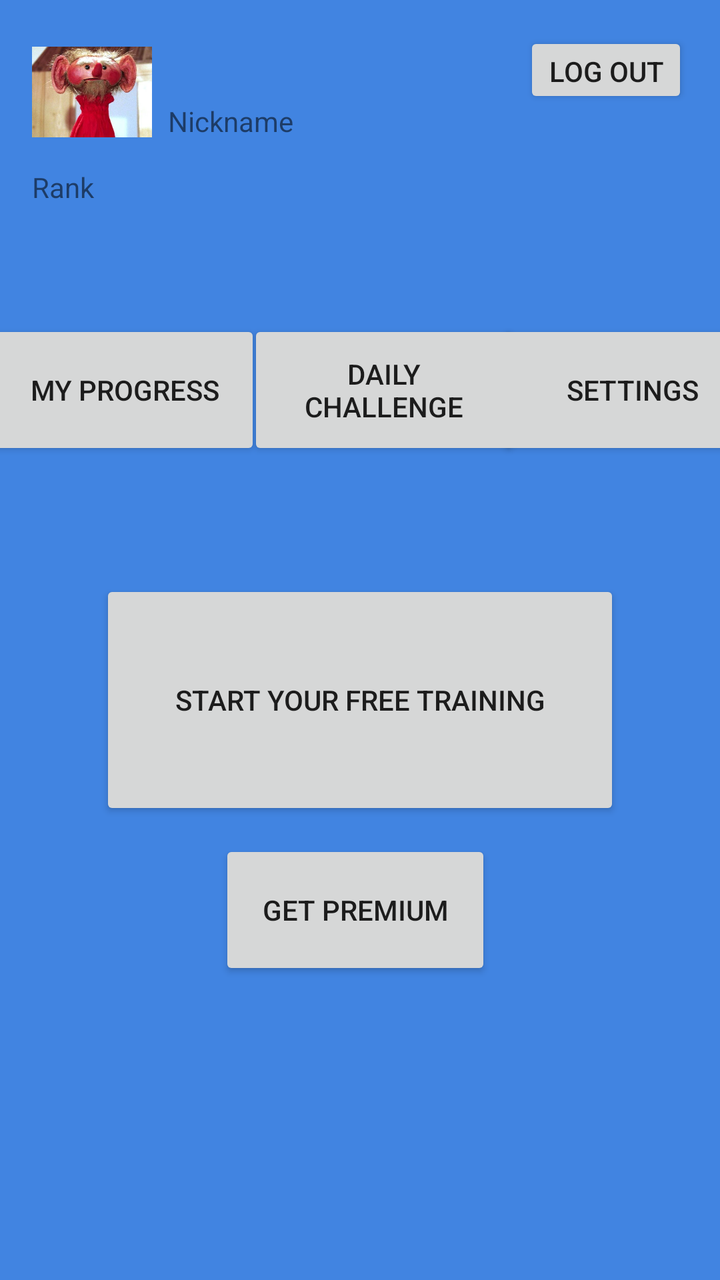
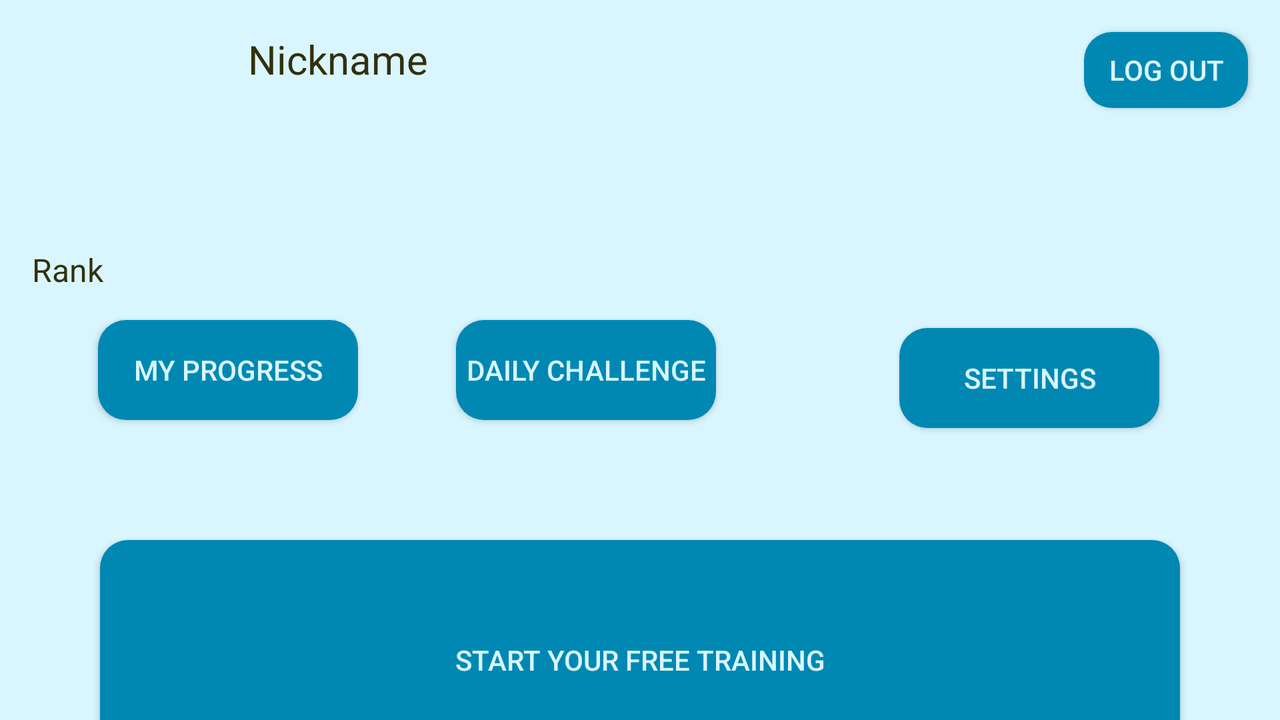

The same Android screen from two of the app's own layout files: first res/layout/ as a phone draws it, then the repository's variant for another configuration, drawn on a device whose configuration selects that folder. Both files follow.
<!-- AndroidManifest.xml: application theme AppTheme -->
<!-- res/layout/activity_user_panel.xml -->
<?xml version="1.0" encoding="utf-8"?>
<androidx.constraintlayout.widget.ConstraintLayout xmlns:android="http://schemas.android.com/apk/res/android"
    xmlns:app="http://schemas.android.com/apk/res-auto"
    xmlns:tools="http://schemas.android.com/tools"
    android:background="@color/lightblue"
    android:layout_width="match_parent"
    android:layout_height="match_parent"
    tools:context="com.pracainzynierska.inzynierka.UserPanelActivity">


    <ImageView
        android:id="@+id/avatar"
        android:layout_width="60dp"
        android:layout_height="60dp"
        android:layout_marginStart="16dp"
        android:layout_marginLeft="16dp"
        android:layout_marginTop="16dp"
        android:contentDescription="@string/avatar_description"
        app:layout_constraintStart_toStartOf="parent"
        app:layout_constraintTop_toTopOf="parent"
        app:srcCompat="@drawable/kulfon"
        tools:srcCompat="@drawable/kulfon" />

    <TextView
        android:id="@+id/nickname"
        android:layout_width="120dp"
        android:layout_height="25dp"
        android:layout_marginStart="8dp"
        android:layout_marginLeft="8dp"
        android:text="@string/nickname"
        app:layout_constraintBottom_toBottomOf="@+id/avatar"
        app:layout_constraintStart_toEndOf="@+id/avatar" />

    <TextView
        android:id="@+id/rank"
        android:layout_width="80dp"
        android:layout_height="25dp"
        android:layout_marginStart="16dp"
        android:layout_marginLeft="16dp"
        android:layout_marginTop="8dp"
        android:text="@string/rank"
        app:layout_constraintStart_toStartOf="parent"
        app:layout_constraintTop_toBottomOf="@+id/avatar" />

    <Button
        android:id="@+id/progress_button"
        android:layout_width="136dp"
        android:layout_height="70dp"
        android:layout_marginTop="160dp"
        android:text="@string/progress"
        app:layout_constraintEnd_toStartOf="@+id/challenge_button"
        app:layout_constraintStart_toStartOf="parent"
        app:layout_constraintTop_toTopOf="parent" />

    <Button
        android:id="@+id/challenge_button"
        android:layout_width="136dp"
        android:layout_height="70dp"
        android:layout_marginStart="136dp"
        android:layout_marginLeft="136dp"
        android:layout_marginTop="160dp"
        android:text="@string/challenge"
        app:layout_constraintEnd_toStartOf="@+id/settings_user_panel_button"
        app:layout_constraintStart_toStartOf="parent"
        app:layout_constraintTop_toTopOf="parent" />

    <Button
        android:id="@+id/settings_user_panel_button"
        android:layout_width="136dp"
        android:layout_height="70dp"
        android:layout_marginStart="272dp"
        android:layout_marginLeft="272dp"
        android:layout_marginTop="160dp"
        android:text="@string/settings_user_panel"
        app:layout_constraintEnd_toEndOf="parent"
        app:layout_constraintStart_toStartOf="parent"
        app:layout_constraintTop_toTopOf="parent" />

    <Button
        android:id="@+id/premium_button"
        android:layout_width="136dp"
        android:layout_height="70dp"
        android:layout_marginTop="10dp"
        android:text="@string/premium"
        app:layout_constraintEnd_toEndOf="parent"
        app:layout_constraintHorizontal_bias="0.49"
        app:layout_constraintStart_toStartOf="parent"
        app:layout_constraintTop_toBottomOf="@+id/start_freetraining_button" />

    <Button
        android:id="@+id/start_freetraining_button"
        android:layout_width="0dp"
        android:layout_height="120dp"
        android:layout_marginStart="50dp"
        android:layout_marginLeft="50dp"
        android:layout_marginTop="60dp"
        android:layout_marginEnd="50dp"
        android:layout_marginRight="50dp"
        android:text="@string/freetraining_button"
        app:layout_constraintEnd_toEndOf="parent"
        app:layout_constraintStart_toStartOf="parent"
        app:layout_constraintTop_toBottomOf="@+id/challenge_button" />

    <Button
        android:id="@+id/logout_button"
        android:layout_width="82dp"
        android:layout_height="38dp"
        android:layout_marginTop="16dp"
        android:layout_marginEnd="16dp"
        android:layout_marginRight="16dp"
        android:text="@string/logout_btn"
        app:layout_constraintEnd_toEndOf="parent"
        app:layout_constraintTop_toTopOf="parent" />

</androidx.constraintlayout.widget.ConstraintLayout>
<!-- resources referenced by this layout -->
<resources>
  <color name="lightblue">#4184e1</color>
  <!-- drawable kulfon: png bitmap (drawable, 28939 bytes) -->
  <string name="avatar_description">Description</string>
  <string name="challenge">Daily Challenge</string>
  <string name="freetraining_button">Start Your Free Training</string>
  <string name="logout_btn">Log Out</string>
  <string name="nickname">Nickname</string>
  <string name="premium">Get Premium</string>
  <string name="progress">My Progress</string>
  <string name="rank">Rank</string>
  <string name="settings_user_panel">Settings</string>
  <style name="AppTheme" parent="Theme.AppCompat.Light.NoActionBar">
          
          <item name="colorPrimary">@color/colorPrimary</item>
          <item name="colorPrimaryDark">@color/black</item>
          <item name="colorAccent">@color/colorAccent</item>
      </style>
  <color name="colorPrimary">#008577</color>
  <color name="black">#000000</color>
  <color name="colorAccent">#D81B60</color>
</resources>
<!-- res/layout-land/activity_user_panel.xml (the repository's variant of the layout above) -->
<!-- drawn on the phone turned sideways -->
<?xml version="1.0" encoding="utf-8"?>
<androidx.constraintlayout.widget.ConstraintLayout xmlns:android="http://schemas.android.com/apk/res/android"
    xmlns:app="http://schemas.android.com/apk/res-auto"
    xmlns:tools="http://schemas.android.com/tools"
    android:layout_width="match_parent"
    android:layout_height="match_parent"
    android:background="#D9F6FF"
    tools:context="com.pracainzynierska.inzynierka.UserPanelActivity">

    <ImageView
        android:id="@+id/avatar"
        android:layout_width="100dp"
        android:layout_height="100dp"
        android:layout_marginStart="16dp"
        android:layout_marginLeft="16dp"
        android:layout_marginTop="16dp"
        android:contentDescription="@string/avatar_description"
        app:layout_constraintStart_toStartOf="parent"
        app:layout_constraintTop_toTopOf="parent" />

    <TextView
        android:id="@+id/nickname"
        android:layout_width="160dp"
        android:layout_height="25dp"
        android:layout_marginStart="8dp"
        android:layout_marginLeft="8dp"
        android:text="@string/nickname"
        android:textColor="#33300D"
        android:textSize="20sp"
        app:layout_constraintBottom_toBottomOf="@+id/avatar"
        app:layout_constraintStart_toEndOf="@+id/avatar"
        app:layout_constraintTop_toTopOf="@+id/avatar"
        app:layout_constraintVertical_bias="0.0" />

    <TextView
        android:id="@+id/rank"
        android:layout_width="140dp"
        android:layout_height="25dp"
        android:layout_marginStart="16dp"
        android:layout_marginLeft="16dp"
        android:layout_marginTop="8dp"
        android:text="Rank"
        android:textColor="#33300D"
        android:textSize="16sp"
        app:layout_constraintStart_toStartOf="parent"
        app:layout_constraintTop_toBottomOf="@+id/avatar" />

    <Button
        android:id="@+id/progress_button"
        android:layout_width="130dp"
        android:layout_height="50dp"
        android:layout_marginTop="160dp"
        android:background="@drawable/button_shape"
        android:text="@string/progress"
        android:textColor="#D9F6FF"
        app:layout_constraintEnd_toStartOf="@+id/challenge_button"
        app:layout_constraintStart_toStartOf="parent"
        app:layout_constraintTop_toTopOf="parent" />

    <Button
        android:id="@+id/challenge_button"
        android:layout_width="130dp"
        android:layout_height="50dp"
        android:layout_marginStart="136dp"
        android:layout_marginLeft="136dp"
        android:layout_marginTop="160dp"
        android:background="@drawable/button_shape"
        android:text="@string/challenge"
        android:textColor="#D9F6FF"
        app:layout_constraintEnd_toStartOf="@+id/settings_user_panel_button"
        app:layout_constraintStart_toStartOf="parent"
        app:layout_constraintTop_toTopOf="parent" />

    <Button
        android:id="@+id/settings_user_panel_button"
        android:layout_width="130dp"
        android:layout_height="50dp"
        android:layout_marginStart="272dp"
        android:layout_marginLeft="272dp"
        android:layout_marginTop="164dp"
        android:background="@drawable/button_shape"
        android:text="@string/settings_user_panel"
        android:textColor="#D9F6FF"
        app:layout_constraintEnd_toEndOf="parent"
        app:layout_constraintHorizontal_bias="0.747"
        app:layout_constraintStart_toStartOf="parent"
        app:layout_constraintTop_toTopOf="parent" />

    <Button
        android:id="@+id/premium_button"
        android:layout_width="136dp"
        android:layout_height="70dp"
        android:layout_marginTop="10dp"
        android:background="@drawable/button_shape"
        android:text="@string/premium"
        android:textColor="#C2F1FF"
        app:layout_constraintEnd_toEndOf="parent"
        app:layout_constraintHorizontal_bias="0.49"
        app:layout_constraintStart_toStartOf="parent"
        app:layout_constraintTop_toBottomOf="@+id/start_freetraining_button" />

    <Button
        android:id="@+id/start_freetraining_button"
        android:layout_width="0dp"
        android:layout_height="120dp"
        android:layout_marginStart="50dp"
        android:layout_marginLeft="50dp"
        android:layout_marginTop="60dp"
        android:layout_marginEnd="50dp"
        android:layout_marginRight="50dp"
        android:background="@drawable/button_shape"
        android:text="@string/freetraining_button"
        android:textColor="#D9F6FF"
        app:layout_constraintEnd_toEndOf="parent"
        app:layout_constraintStart_toStartOf="parent"
        app:layout_constraintTop_toBottomOf="@+id/challenge_button" />

    <Button
        android:id="@+id/logout_button"
        android:layout_width="82dp"
        android:layout_height="38dp"
        android:layout_marginTop="16dp"
        android:layout_marginEnd="16dp"
        android:layout_marginRight="16dp"
        android:background="@drawable/button_shape"
        android:text="@string/logout_btn"
        android:textColor="#D9F6FF"
        app:layout_constraintEnd_toEndOf="parent"
        app:layout_constraintTop_toTopOf="parent" />

    <TextView
        android:id="@+id/isDoneText"
        android:layout_width="60dp"
        android:layout_height="30dp"
        android:layout_marginStart="24dp"
        android:layout_marginLeft="24dp"
        android:layout_marginBottom="24dp"
        android:text=""
        app:layout_constraintBottom_toBottomOf="parent"
        app:layout_constraintStart_toStartOf="parent" />

</androidx.constraintlayout.widget.ConstraintLayout>
<!-- resources referenced by the variant -->
<!-- as the phone turned sideways resolves them -->
<resources>
  <!-- drawable button_shape (drawable) -->
  <?xml version="1.0" encoding="utf-8"?>
  <shape xmlns:android="http://schemas.android.com/apk/res/android" android:shape="rectangle" >
      <corners
          android:radius="14dp"
          />
      <solid
          android:color="#0088B3"
          />
      <padding
          android:left="0dp"
          android:top="0dp"
          android:right="0dp"
          android:bottom="0dp"
          />
      <size
          android:width="270dp"
          android:height="60dp"
          />
  
  </shape>
  <string name="avatar_description">Description</string>
  <string name="challenge">Daily Challenge</string>
  <string name="freetraining_button">Start Your Free Training</string>
  <string name="logout_btn">Log Out</string>
  <string name="nickname">Nickname</string>
  <string name="premium">Get Premium</string>
  <string name="progress">My Progress</string>
  <string name="settings_user_panel">Settings</string>
  <style name="AppTheme" parent="Theme.AppCompat.Light.NoActionBar">
          
          <item name="colorPrimary">@color/colorPrimary</item>
          <item name="colorPrimaryDark">@color/black</item>
          <item name="colorAccent">@color/colorAccent</item>
      </style>
  <color name="colorPrimary">#008577</color>
  <color name="black">#000000</color>
  <color name="colorAccent">#D81B60</color>
</resources>
